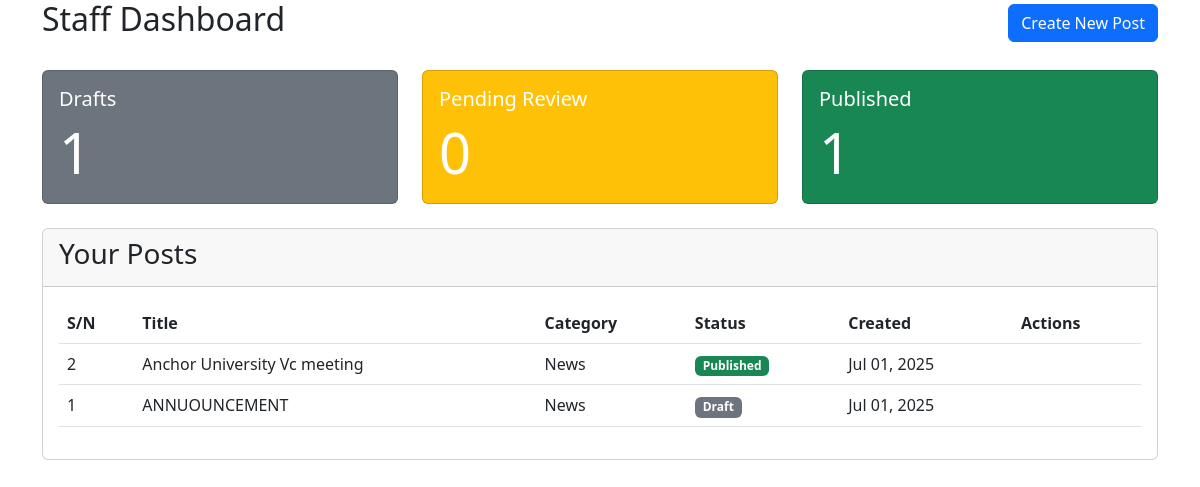
The page /staff/dashboard/ (signed in) on the database as committed earlier.
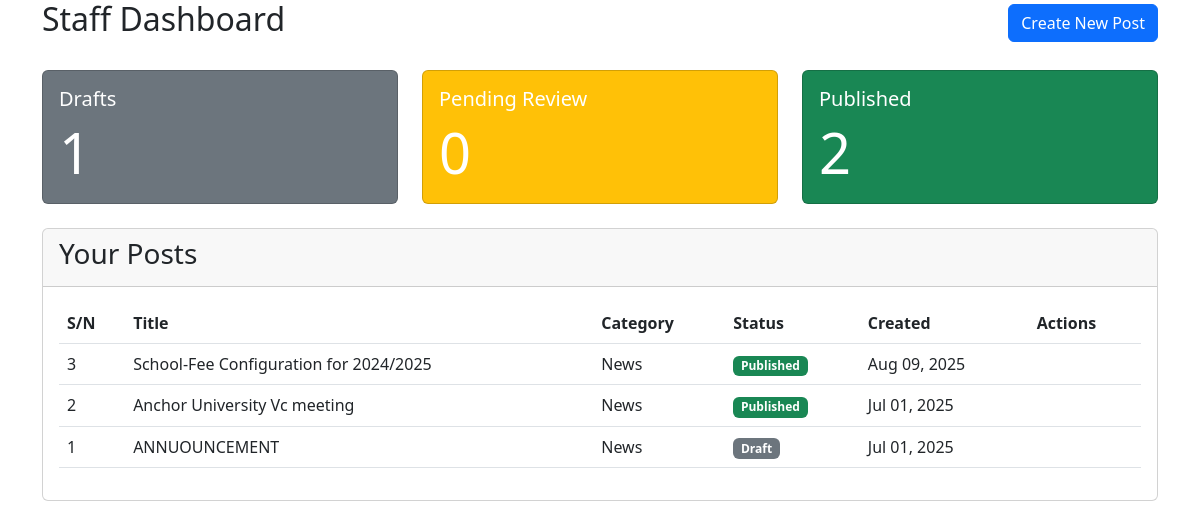
The same page on the database as committed later.
### taskapp/models.py (models this page shows, shortened)
class Post(models.Model):
    STATUS_CHOICES = [
        ('DRAFT', 'Draft'),
        ('PENDING_REVIEW', 'Pending Review'),
        ('PUBLISHED', 'Published'),
        ('REJECTED', 'Rejected'),
    ]
    category = models.ForeignKey(
        Category,
        on_delete=models.SET_NULL,
        null=True,
        blank=True,
        related_name='post_category'
    )
    author = models.ForeignKey(
        User,
        on_delete=models.CASCADE,
        related_name='authored_posts'
    )
    title = models.CharField(max_length=200, validators=[MinLengthValidator(10)])
    summary = models.TextField(max_length=300)
    content = models.TextField()
    featured_image = models.ImageField(upload_to='post_images/', blank=True, null=True)
    status = models.CharField(max_length=15, choices=STATUS_CHOICES, default='DRAFT')
    created_at = models.DateTimeField(auto_now_add=True)
    updated_at = models.DateTimeField(auto_now=True)
    published_at = models.DateTimeField(null=True, blank=True)
    reviewed_by = models.ForeignKey(
        User,
        on_delete=models.SET_NULL,
        null=True,
        blank=True,
        related_name='reviewed_posts'
    )
    class Meta:
        ordering = ['-created_at']
        indexes = [models.Index(fields=['-created_at'])]

class Category(models.Model):
    name = models.CharField(max_length=100, unique=True)
    slug = models.SlugField(max_length=100, unique=True)
    description = models.TextField(blank=True)
    created_at = models.DateTimeField(auto_now_add=True)
    updated_at = models.DateTimeField(auto_now=True)
    class Meta:
        verbose_name_plural = "Categories"
        ordering = ['name']
    class Meta:
        verbose_name_plural = "Categories"
        ordering = ['name']

### taskapp/views.py (the view)
# urls.py: path('staff/dashboard/', views.staff_dashboard, name='staff_dashboard'),
@login_required
def staff_dashboard(request):
    if request.user.role != 'STAFF':
        return redirect('index')
    user_posts = Post.objects.filter(author=request.user).order_by('-created_at')
    no_posts = not user_posts.exists()
    context = {
        'posts': user_posts,
        'draft_count': user_posts.filter(status='DRAFT').count(),
        'pending_count': user_posts.filter(status='PENDING_REVIEW').count(),
        'published_count': user_posts.filter(status='PUBLISHED').count(),
        'no_posts': no_posts
    }
    return render(request, 'staff_dashboard.html', context)

### taskapp/templates/staff_dashboard.html (shortened to what this page needs)
<!DOCTYPE html>
<html lang="en">
<head>
    <link href="https://cdn.jsdelivr.net/npm/bootstrap@5.3.0/dist/css/bootstrap.min.css" rel="stylesheet">
</head>
<body>
<div class="container">
    <div class="d-flex justify-content-between align-items-center mb-4">
        <h2>Staff Dashboard</h2>
        <a href="{% url 'create_post' %}" class="btn btn-primary">
             Create New Post
        </a>
    </div>
    <div class="row mb-4">
        <div class="col-md-4">
            <div class="card text-white bg-secondary">
                <div class="card-body">
                    <h5 class="card-title">Drafts</h5>
                    <p class="card-text display-4">{{ draft_count }}</p>
                </div>
            </div>
        </div>
        <div class="col-md-4">
            <div class="card text-white bg-warning">
                <div class="card-body">
                    <h5 class="card-title">Pending Review</h5>
                    <p class="card-text display-4">{{ pending_count }}</p>
                </div>
            </div>
        </div>
        <div class="col-md-4">
            <div class="card text-white bg-success">
                <div class="card-body">
                    <h5 class="card-title">Published</h5>
                    <p class="card-text display-4">{{ published_count }}</p>
                </div>
            </div>
        </div>
    </div>
    {% if posts %}
    <div class="card">
        <div class="card-header">
            <h3>Your Posts</h3>
        </div>
        <div class="card-body">
            <table class="table table-hover">
                <thead>
                    <tr>
                        <th>S/N</th>
                        <th>Title</th>
                        <th>Category</th>
                        <th>Status</th>
                        <th>Created</th>
                        <th>Actions</th>
                    </tr>
                </thead>
                <tbody>
                    {% for post in posts %}
                    <tr>
                        <td>{{ post.id }}</td>
                        <td>{{ post.title }}</td>
                        <td>{{ post.category.name|default:"-" }}</td>
                        <td>
                            {% if post.status == 'DRAFT' %}
                            <span class="badge bg-secondary">Draft</span>
                            {% elif post.status == 'PENDING_REVIEW' %}
                            <span class="badge bg-warning text-dark">Pending Review</span>
                            {% elif post.status == 'PUBLISHED' %}
                            <span class="badge bg-success">Published</span>
                            {% else %}
                            <span class="badge bg-danger">Rejected</span>
                            {% endif %}
                        </td>
                        <td>{{ post.created_at|date:"M d, Y" }}</td>
                        <td>
                        </td>
                    </tr>
                    {% endfor %}
                </tbody>
            </table>
        </div>
    </div>
    {% else %}
    <div class="alert alert-info">
        <h4>Welcome to your dashboard!</h4>
        <p>You haven't created any posts yet. Get started by creating your first post.</p>
        <a href="{% url 'create_post' %}" class="btn btn-primary">Create Your First Post</a>
    </div>
    {% endif %}
</div>
</body>
</html>

Rows that differ between the two databases and show on the page:
added Post: id "3", title "School-Fee Configuration for 2024/2025", category.name "News", status "Published", created_at "Aug 09, 2025"
Other text that changed with them:
{{ published_count }}: "1" → "2"
